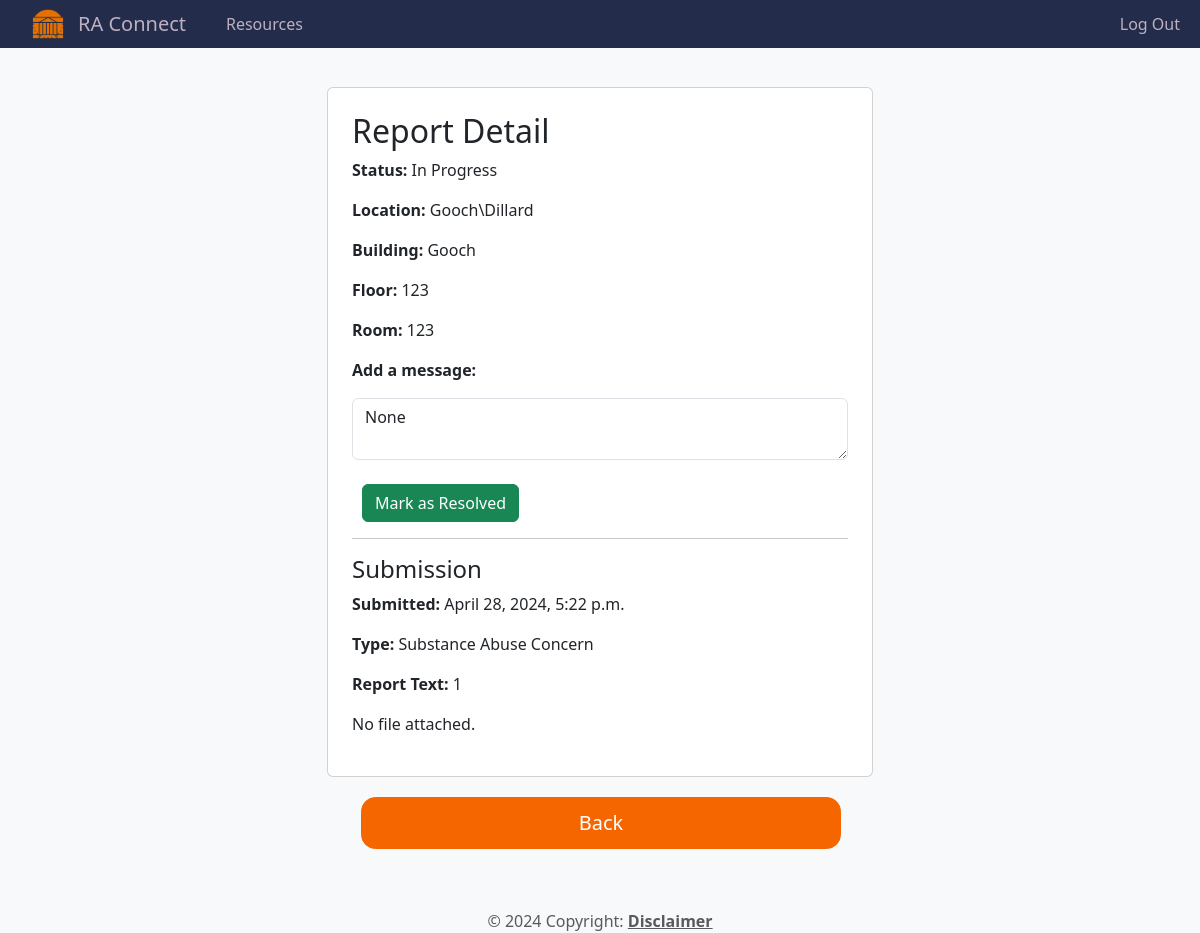
The app's page /reports/detail/3/ (signed in) with its own data.
### reports/models.py (models this page shows, shortened)
class Report(models.Model):
    STATUS_CHOICES = (
        ('New', 'New'),
        ('In Progress', 'In Progress'),
        ('Resolved', 'Resolved'),
    )
    report_text = models.TextField()
    report_file = models.FileField(upload_to='report_files/', blank=True, null=True)
    residence_type = models.CharField(max_length=100)
    report_type = models.CharField(max_length=100, blank=True)  # Add a default value
    residence = models.CharField(max_length=100)
    building = models.CharField(max_length=100, blank=True, null=True)  # Make it optional
    floor = models.IntegerField(blank=True, null=True)  # Make it optional
    room = models.CharField(max_length=100, blank=True, null=True)  # Make it optional
    submission_timestamp = models.DateTimeField(auto_now_add=True)
    status = models.CharField(max_length=20, choices=STATUS_CHOICES, default='New')
    user = models.ForeignKey(
        settings.AUTH_USER_MODEL,
        on_delete=models.CASCADE,
        blank=True,
        null=True,
    )
    admin_message = models.TextField(blank=True, null=True)  # New field for admin message

### reports/views.py (the view)
# urls.py: path('detail/<int:report_id>/', views.report_detail, name='report_detail'),
def report_detail(request, report_id):
    report = get_object_or_404(Report, pk=report_id)
    admin_message = None
    if is_site_admin(request) and report.status == 'New':
        change_status_in_progress(report)
    if request.method == 'POST' and 'admin_message' in request.POST:
        if is_site_admin(request):
            admin_message = request.POST.get('admin_message')
            report.admin_message = admin_message
            report.save()
    if report.report_file and report.report_file.name.lower().endswith('.txt'):
        with report.report_file.open() as file:
            text_content = file.read().decode('utf-8')
    else:
        text_content = None
    return render(request, 'reports/report_detail.html',
                  {'report': report, 'admin_message': report.admin_message, 'text_content': text_content})

### reports/views.py (called while the page is built)
def change_status_in_progress(report):
    report.status = 'In Progress'
    report.save()

def is_site_admin(request):
    return request.user.groups.filter(name='Site Admins').exists()

### reports/templates/reports/report_detail.html (shortened to what this page needs)
{% extends 'base.html' %}
{% block content %}
<div class="d-flex flex-column min-vh-100">
    <main>
    {% if user.is_authenticated %}
        {% for group in request.user.groups.all %}
                {% if group.name == 'Site Admins' or report.user.username == user.username %}
        <div class="container">
            <div class="row justify-content-center">
                <div class="col-md-6">
                    <div class="card p-4">
                        <h2>Report Detail</h2>
                        <p><strong>Status:</strong> {{ report.status }}</p>
                        <p><strong>Location:</strong> {{ report.residence }}</p>
                        {% if report.building %}
                        <p><strong>Building:</strong> {{ report.building }}</p>
                        {% endif %}
                        {% if report.floor %}
                        <p><strong>Floor:</strong> {{ report.floor }}</p>
                        {% endif %}
                        {% if report.room %}
                        <p><strong>Room:</strong> {{ report.room }}</p>
                        {% endif %}
                        {% for group in request.user.groups.all %}
                        {% if group.name == 'Site Admins' %}
                        {% if report.status != 'Resolved' %}
                        <form action="{% url 'change_status_resolved' report.id %}" method="POST">
                            <p><strong>Add a message:</strong></p>
                            <textarea class="form-control" id="admin_message" name="admin_message" {% if report.status == 'Resolved' %} disabled{% endif %}>{% if report.status != 'Resolved' %}{{ admin_message }}{% endif %}</textarea>
                            <br>
                            <button type="button" class="btn btn-success" data-bs-toggle="modal" data-bs-target="#resolveModal">Mark as Resolved</button>
                        </form>
                        {% endif %}
                        {% endif %}
                        {% endfor %}
                        <hr>
                        <h4>Submission</h4>
                        <p><strong> Submitted:</strong> {{ report.submission_timestamp }}</p>
                        <p><strong> Type:</strong> {{ report.report_type }}</p>
                        <p><strong>Report Text:</strong> {{ report.report_text }}</p>
                        {% if report.report_file %}
                        <p><strong>Report File:</strong> <a href="{{ report.report_file.url }}">{{ report.report_file.name }}</a></p>
                        {% if report.report_file.name|lower|slice:'-4:' == ".pdf" %}
                        <embed src="{{ report.report_file.url }}" type="application/pdf" width="100%" height="600px" />
                        {% elif report.report_file.name|lower|slice:'-5:' == ".jpeg" or report.report_file.name|lower|slice:'-4:' == ".jpg" %}
                        <img src="{{ report.report_file.url }}" style="max-width: 100%; height: auto;">
                        {% endif %}
                        {% if text_content %}
                        <p><strong>Text Content:</strong></p>
                        <pre>{{ text_content|linebreaks }}</pre>
                        {% endif %}
                        {% else %}
                        <p>No file attached.</p>
                        {% endif %}
                    </div>
                </div>
            </div>
        </div>
        <div class="d-grid gap-2 d-md-flex justify-content-center gap-2 h-100 ">
            <button onclick="goBack()" class="btn btn-primary me-md-2">Back</button>
        </div>
            {% endif %}
    {% endfor %}
    {% else %}
        <div class = "container my-5 text-center">
             <p>You don't have access to this page.</p>
        </div>
    {% endif %}
</main>
<footer class="text-center text-lg-start bg-body-tertiary text-muted" style="display: flex; justify-content: center; align-items: center;">
    <div class="footer-content">
        © 2024 Copyright:
        <a class="text-reset fw-bold" href="{% url 'disclaimer' %}">Disclaimer</a>
    </div>
</footer>
 </div>
{% endblock %}

### static/css/style.css (style rules this page uses)
html, body { height: 100%; min-height: 100vh; margin: 0; padding: 0; display: flex; flex-direction: column; flex-grow: 1; }
:root { --uva-blue: #232d4b; --uva-orange: #f56600; --uva-light-blue: #242e4d; --uva-very-light-blue: #5a82d8; --uva-dark-blue: #00214d; --uva-text: #333; --uva-secondary: #f7f9fa; }
.d-grid .btn-primary { margin-top:20px; margin-bottom: 20px; background-color: var(--uva-orange); border-color: var(--uva-orange); color: white; transition: background-color 0.3s ease; border-radius: .9rem; padding: 10px 10px; }

### static/css/style2.css (style rules this page uses)
:root { --uva-blue: #232d4b; --uva-orange: #f56600; --uva-light-blue: #e6e7e8; --uva-dark-blue: #00214d; --uva-text: #333; --uva-secondary: #f7f9fa; }
body { background-color: var(--uva-secondary); color: var(--uva-text); display: flex; flex-direction: column; margin: 0; flex-grow: 1; justify-content: flex-start; padding-top: 47px; min-height: 100vh; }
main { flex-grow: 1; margin-bottom: 40px; padding: 0rem; height: 100%; margin-bottom: 40px; }
.btn { margin-right: 10px; margin-left: 10px; }
body .btn-primary { background-color: var(--uva-orange); border-color: var(--uva-orange); color: white; transition: background-color 0.3s ease; padding: 1rem 2rem; font-size: 1.25rem; border-radius: .9rem; width: 40%; margin-bottom: 20px; }

### reports/templates/base.html (style rules this page uses)
html, body { height: 100%; min-height: 100vh; margin: 0%; padding: 0; }
body { display: flex; flex-direction: column; min-height: 100vh; flex: 1 0 auto; }
main { margin-top: 20px; margin-bottom: 40px; padding-top: 20px; flex: 1; }
footer { clear: both; }

### records on screen
Report: status "In Progress", residence "Gooch\\Dillard", building "Gooch", floor "123", room "123", admin_message "None", submission_timestamp "April 28, 2024, 5:22 p.m.", report_type "Substance Abuse Concern", report_text "1"
